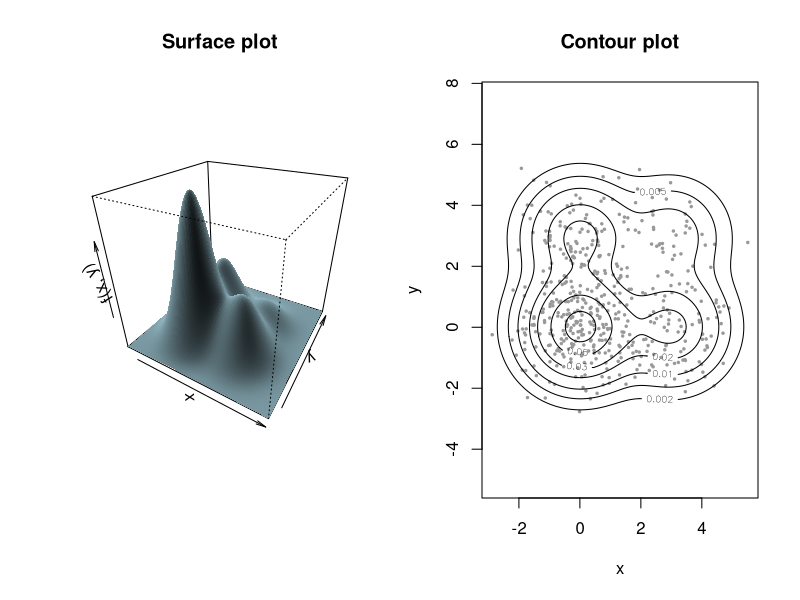

This chart was generated by the following R code:
# Joint density of two iid normal mixtures 0.7 N(0, 1) + 0.3 N(3, 1): surface and contour plots.
p1 <- 0.7
mix <- function(t) p1 * dnorm(t, 0, 1) + (1 - p1) * dnorm(t, 3, 1)
f <- function(x, y) mix(x) * mix(y)       # X and Y are independent

grid <- seq(-3, 6, length.out = 121)
z <- outer(grid, grid, f)                 # density on the grid

set.seed(0)
n <- 500
xs <- ifelse(runif(n) < p1, 0, 3) + rnorm(n)
ys <- ifelse(runif(n) < p1, 0, 3) + rnorm(n)

op <- par(mfrow = c(1, 2))
persp(grid, grid, z, theta = 30, phi = 30, col = "lightblue", shade = 0.5, border = NA,
      xlab = "x", ylab = "y", zlab = "f(x, y)", main = "Surface plot")
plot(xs, ys, pch = 20, cex = 0.5, col = "gray60", asp = 1, xlab = "x", ylab = "y",
     main = "Contour plot")
contour(grid, grid, z, levels = c(0.002, 0.005, 0.01, 0.02, 0.03, 0.05, 0.07), add = TRUE)
par(op)
